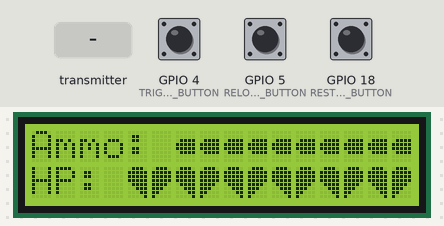
Recording of a sketch running on a simulated ESP32. Parts: 16×2 character LCD. The inputs (shaded band) are chosen by the test bench; at power-on: GPIO 4 (TRIGGER_BUTTON) HIGH, GPIO 5 (RELOAD_BUTTON) HIGH, GPIO 18 (RESTART_BUTTON) HIGH.

Above: at 1.3 s.
1.4 s: GPIO 4 (TRIGGER_BUTTON) pulled LOW for 3.2 s
At 5.1 s:
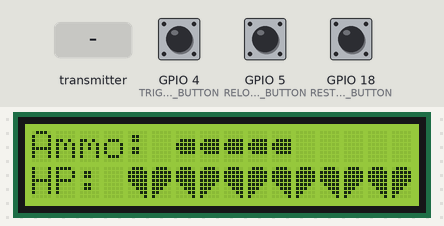
6.1 s: GPIO 5 (RELOAD_BUTTON) pulled LOW for 0.15 s
At 6.8 s:
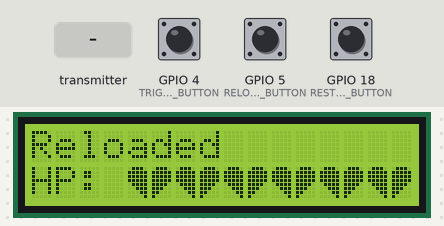
8.6 s: the transmitter starts sending gameOver = 1
At 9.0 s:
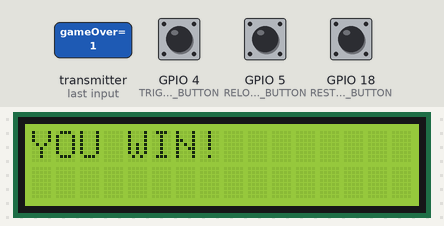
10.1 s: the transmitter starts sending isWinner = 1
At 11.3 s:
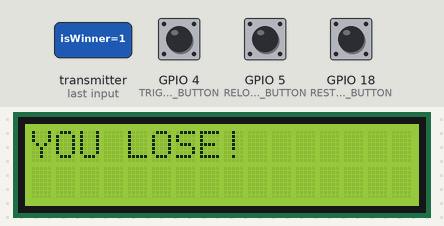
11.6 s: the transmitter starts sending isWinner = 0
At 12.5 s:
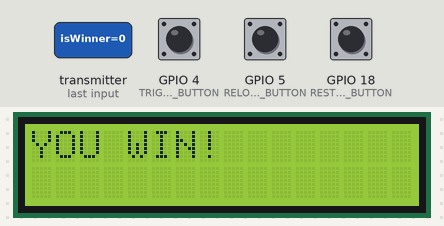
13.1 s: GPIO 18 (RESTART_BUTTON) pulled LOW for 3.2 s
At 14.1 s:
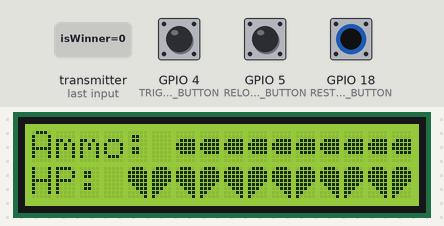
Timing chart, 0 to 16.1 s (numbered marks = the images above; inputs shaded):
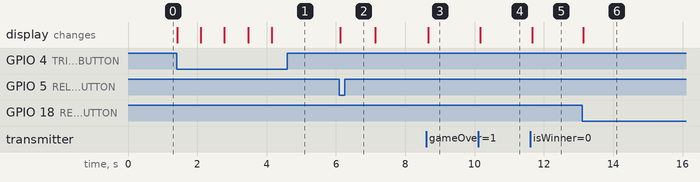

Measured:
- after the input at 1.4 s, the display: first changes at once (image 1 shows a later state)
- after the input at 6.1 s, the display: changes at once (image 2)
- after the input at 8.6 s, the display: changes after 0.06 s (image 3)
- after the input at 10.1 s, the display: changes after 0.06 s (image 4)
- after the input at 11.6 s, the display: changes after 0.06 s (image 5)
- after the input at 13.1 s, the display: changes at once (image 6)

The sketch:

LaserTag_ESP32_Player2.ino
```cpp
/*==========================
LASER TAG-ESP32-PLAYER 2
Code by : Doni Kurniawan
612022010
Laser tag system based on ESP-NOW and IR communication
============================*/

#include <IRremote.hpp>
#include <Wire.h>
#include <LiquidCrystal_I2C.h>
#include <esp_now.h>
#include <WiFi.h>

// 🛠 PIN SETUP
#define TRIGGER_BUTTON 4
#define RELOAD_BUTTON 5
#define RESTART_BUTTON 18
#define IR_LED_PIN 14
#define IR_RECEIVER_PIN 15

// 🛠 GAME SETTINGS
const int MAX_AMMO = 10;
const int MAX_HP = 6;
#define PLAYER_HEX 0xB2  // Kode HEX Player 1
#define OPPONENT_HEX 0xA1  // Kode HEX Player 2

// Custom character untuk Heart
byte bullet[8] = {B00000, B00000, B01111, B11111, B11111, B01111, B00000, B00000};
byte leftHeart[8] = {B01110, B11111, B11111, B11111, B01111, B00111, B00011, B00001};
byte rightHeart[8] = {B01110, B11111, B11111, B11111, B11110, B11100, B11000, B10000};
byte leftBrokeHeart[8] = {B01110, B11111, B11100, B11111, B01100, B00111, B00010, B00001};
byte rightBrokeHeart[8] = {B01110, B00111, B11111, B00111, B11110, B00100, B11000, B00000};

// Variabel untuk menyimpan status heart (false = Heart, true = Broken Heart)
bool heartStates[12] = {false, false, false, false, false, false, false, false, false, false, false, false}; // 12 karakter (6 pasang)

// 🛠 GAME VARIABLES
int ammo = MAX_AMMO;
int hp = MAX_HP;
bool isDead = false;
bool gameOver = false;
bool isWinner = false; // Menyimpan status kemenangan pemain

// Inisialisasi LCD
LiquidCrystal_I2C lcd(0x27, 16, 2);

// 🛠 ESP-NOW VARIABLES
uint8_t opponentAddress[] = {0x5C, 0x01, 0x3B, 0x67, 0x7B, 0xC4}; // Ganti dengan alamat MAC Player 2

typedef struct {
    bool gameOver;    // Status game over
    bool isWinner;    // Status kemenangan
} GameData;

GameData gameData;

void setup() {
    Serial.begin(115200);

    // 🔹 Inisialisasi IR
    IrReceiver.begin(IR_RECEIVER_PIN, ENABLE_LED_FEEDBACK);
    IrSender.begin(IR_LED_PIN);

    // 🔹 Inisialisasi LCD
    lcd.init();
    lcd.backlight();
    lcd.createChar(0, bullet);
    lcd.createChar(1, leftHeart);
    lcd.createChar(2, rightHeart);
    lcd.createChar(3, leftBrokeHeart);
    lcd.createChar(4, rightBrokeHeart);

    // 🔹 Inisialisasi ESP-NOW
    WiFi.mode(WIFI_STA);
    if (esp_now_init() != ESP_OK) {
        Serial.println("Error initializing ESP-NOW");
        return;
    }

    esp_now_peer_info_t peerInfo;
    memcpy(peerInfo.peer_addr, opponentAddress, 6);
    peerInfo.channel = 0;
    peerInfo.encrypt = false;

    if (esp_now_add_peer(&peerInfo) != ESP_OK) {
        Serial.println("Failed to add peer");
        return;
    }

    esp_now_register_recv_cb(OnDataRecv);

    // Tampilkan amunisi dan HP awal
    displayAmmo();
    displayHP();

    pinMode(TRIGGER_BUTTON, INPUT_PULLUP);
    pinMode(RELOAD_BUTTON, INPUT_PULLUP);
    pinMode(RESTART_BUTTON, INPUT_PULLUP);
}

void loop() {
    // 🔹 Jika game over, periksa tombol restart
    if (gameOver) {
        if (digitalRead(RESTART_BUTTON) == LOW) {
            restartGame();
        }
        return; // Hentikan eksekusi loop lebih lanjut
    }

    // 🔹 Baca sinyal IR secara non-blocking
    if (IrReceiver.decode()) {
        uint32_t receivedData = IrReceiver.decodedIRData.decodedRawData;
        Serial.print("Received IR data: ");
        Serial.println(receivedData, HEX);

        // Periksa apakah sinyal berasal dari lawan
        if (receivedData == OPPONENT_HEX && !isDead) {
            Serial.println("Opponent hit detected!");
            changeHeartState();
            displayHP(); // Perbarui tampilan HP

            bool allHeartsBroken = true;
            for (int i = 0; i <= 11; i++) {
                if (!heartStates[i]) {
                    allHeartsBroken = false;
                    break;
                }
            }
            if (allHeartsBroken) {
                isDead = true;
                gameOver = true;
                isWinner = false; // Player kalah
                displayGameOver(isWinner); // Tampilkan "YOU LOSE"
                sendGameData(true, false); // Kirim status game over
            }
        }

        // Abaikan sinyal yang dikirim sendiri
        if (receivedData == PLAYER_HEX) {
            Serial.println("Ignoring self-emitted signal");
        }

        IrReceiver.resume(); // Lanjutkan penerimaan sinyal berikutnya
    }

    // 🔹 Kode utama
    if (digitalRead(TRIGGER_BUTTON) == LOW && ammo > 0 && !isDead) {
        ammo--;
        displayAmmo(); // Perbarui tampilan amunisi
        sendIRSignal(); // Kirim sinyal IR
        delay(500); // Delay untuk menghindari multiple trigger
    }

    if (digitalRead(RELOAD_BUTTON) == LOW && !isDead) {
        ammo = MAX_AMMO;
        lcd.setCursor(0, 0);
        lcd.print("Reloaded            ");
        delay(1000);
        displayAmmo(); // Perbarui tampilan amunisi
        delay(500);
    }
}

// 🛠 FUNGSI UNTUK MENGIRIM SINYAL IR
void sendIRSignal() {
    IrReceiver.stop(); // Nonaktifkan IR receiver
    IrSender.sendNECRaw(PLAYER_HEX, 0); // Kirim sinyal IR
    delay(100); // Delay untuk menghindari self-interference
    IrReceiver.start(); // Aktifkan kembali IR receiver
}

// 🛠 LCD FUNCTIONS
void displayAmmo() {
    lcd.setCursor(0, 0); // Baris pertama
    lcd.print("Ammo: ");
    for (int i = 0; i < MAX_AMMO; i++) {
        if (i < ammo) lcd.write(byte(0));
        else lcd.print(" ");
    }
}

void displayHP() {
    lcd.setCursor(0, 1); // Baris kedua
    lcd.print("HP: ");
    for (int i = 0; i < MAX_HP; i++) {
        lcd.setCursor(4 + i * 2, 1);
        if (heartStates[i * 2]) {
            lcd.write(byte(3)); // Tampilkan heart utuh
        } else {
            lcd.write(byte(1)); // Tampilkan heart rusak
        }
        lcd.setCursor(5 + i * 2, 1);
        if (heartStates[i * 2 + 1]) {
            lcd.write(byte(4)); // Right Broken Heart
        } else {
            lcd.write(byte(2)); // Right Heart
        }
    }
}

void changeHeartState() {
    // Cari karakter pertama yang masih Heart (dari kanan ke kiri)
    for (int i = 11; i >= 0; i--) {
        if (!heartStates[i]) {
            heartStates[i] = true; // Ubah menjadi Broken Heart
            break;
        }
    }
}

void displayGameOver(bool isWinner) {
    lcd.clear();
    lcd.setCursor(0, 0);
    if (isWinner) {
        lcd.print("YOU WIN!");
    } else {
        lcd.print("YOU LOSE!");
    }
}

void restartGame() {
    // Reset semua variabel game
    ammo = MAX_AMMO;
    hp = MAX_HP;
    isDead = false;
    gameOver = false;
    isWinner = false;
    for (int i = 0; i <= 11; i++) {
        heartStates[i] = false;
    }

    // Tampilkan status awal di LCD
    displayAmmo();
    displayHP();
}

// 🛠 ESP-NOW FUNCTIONS
void sendGameData(bool isGameOver, bool isWinner) {
    gameData.gameOver = isGameOver;
    gameData.isWinner = isWinner;

    esp_err_t result = esp_now_send(opponentAddress, (uint8_t *) &gameData, sizeof(gameData));

    if (result == ESP_OK) {
        Serial.println("Data sent successfully");
    } else {
        Serial.println("Error sending data");
    }
}

void OnDataRecv(const esp_now_recv_info_t *info, const uint8_t *incomingData, int len) {
    memcpy(&gameData, incomingData, len);

    // Periksa apakah lawan mengirim status game over
    if (gameData.gameOver) {
        gameOver = true;
        isWinner = !gameData.isWinner; // Jika lawan kalah, pemain menang
        displayGameOver(isWinner); // Tampilkan "YOU WIN" atau "YOU LOSE"
    }
}
```
